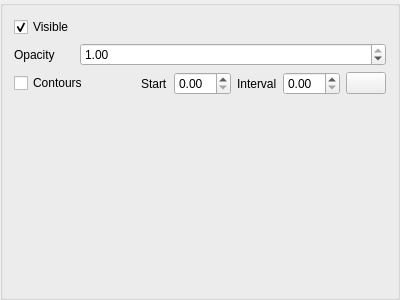
<?xml version="1.0" encoding="UTF-8"?>
<ui version="4.0">
 <class>GeoDataPointsPanel</class>
 <widget class="pqCollapsedGroup" name="GeoDataPointsPanel">
  <property name="geometry">
   <rect>
    <x>0</x>
    <y>0</y>
    <width>400</width>
    <height>300</height>
   </rect>
  </property>
  <property name="windowTitle">
   <string>Form</string>
  </property>
  <layout class="QVBoxLayout" name="verticalLayout">
   <item>
    <widget class="QCheckBox" name="visibleCheck">
     <property name="text">
      <string>Visible</string>
     </property>
     <property name="checked">
      <bool>true</bool>
     </property>
    </widget>
   </item>
   <item>
    <layout class="QHBoxLayout" name="horizontalLayout_5">
     <item>
      <widget class="QLabel" name="Opacity">
       <property name="minimumSize">
        <size>
         <width>60</width>
         <height>0</height>
        </size>
       </property>
       <property name="maximumSize">
        <size>
         <width>60</width>
         <height>16777215</height>
        </size>
       </property>
       <property name="text">
        <string>Opacity</string>
       </property>
      </widget>
     </item>
     <item>
      <widget class="QDoubleSpinBox" name="opacityBox">
       <property name="maximum">
        <double>1.000000000000000</double>
       </property>
       <property name="singleStep">
        <double>0.100000000000000</double>
       </property>
       <property name="value">
        <double>1.000000000000000</double>
       </property>
      </widget>
     </item>
    </layout>
   </item>
   <item>
    <layout class="QHBoxLayout" name="horizontalLayout">
     <item>
      <widget class="QCheckBox" name="contourCheck">
       <property name="text">
        <string>Contours</string>
       </property>
      </widget>
     </item>
     <item>
      <spacer name="horizontalSpacer">
       <property name="orientation">
        <enum>Qt::Horizontal</enum>
       </property>
       <property name="sizeHint" stdset="0">
        <size>
         <width>40</width>
         <height>20</height>
        </size>
       </property>
      </spacer>
     </item>
     <item>
      <widget class="QLabel" name="label">
       <property name="text">
        <string>Start</string>
       </property>
      </widget>
     </item>
     <item>
      <widget class="QDoubleSpinBox" name="contourStartBox"/>
     </item>
     <item>
      <widget class="QLabel" name="label_2">
       <property name="text">
        <string>Interval</string>
       </property>
      </widget>
     </item>
     <item>
      <widget class="QDoubleSpinBox" name="contourIntervalBox"/>
     </item>
     <item>
      <widget class="QPushButton" name="refreshButton">
       <property name="text">
        <string/>
       </property>
       <property name="icon">
        <iconset resource="../resources/resources.qrc">
         <normaloff>:/icons/refresh.png</normaloff>:/icons/refresh.png</iconset>
       </property>
      </widget>
     </item>
    </layout>
   </item>
   <item>
    <spacer name="verticalSpacer">
     <property name="orientation">
      <enum>Qt::Vertical</enum>
     </property>
     <property name="sizeHint" stdset="0">
      <size>
       <width>20</width>
       <height>40</height>
      </size>
     </property>
    </spacer>
   </item>
  </layout>
 </widget>
 <customwidgets>
  <customwidget>
   <class>pqCollapsedGroup</class>
   <extends>QGroupBox</extends>
   <header>pqCollapsedGroup.h</header>
   <container>1</container>
  </customwidget>
 </customwidgets>
 <resources>
  <include location="../resources/resources.qrc"/>
 </resources>
 <connections/>
</ui>
